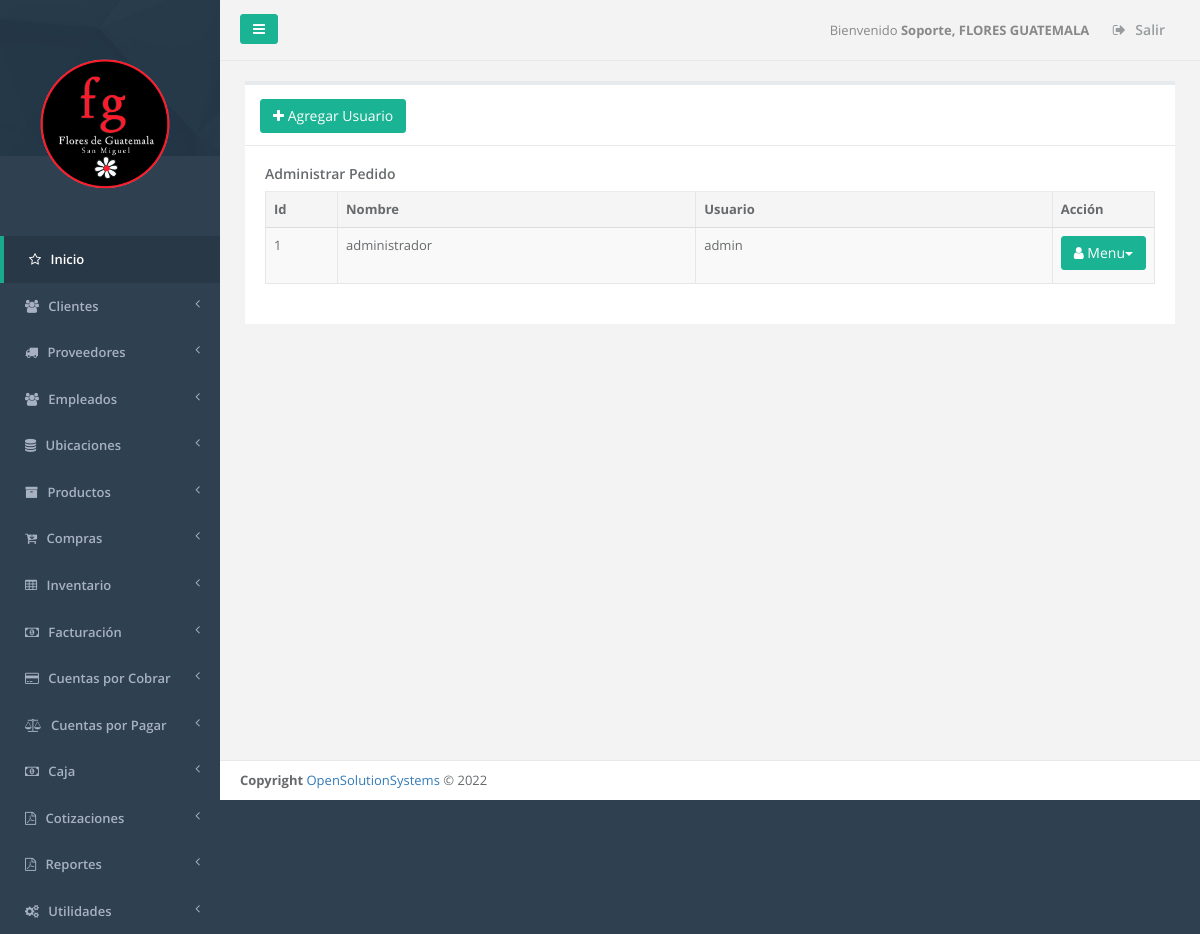
/admin_usuarios.php (signed in), run on an earlier commit of the app's database.
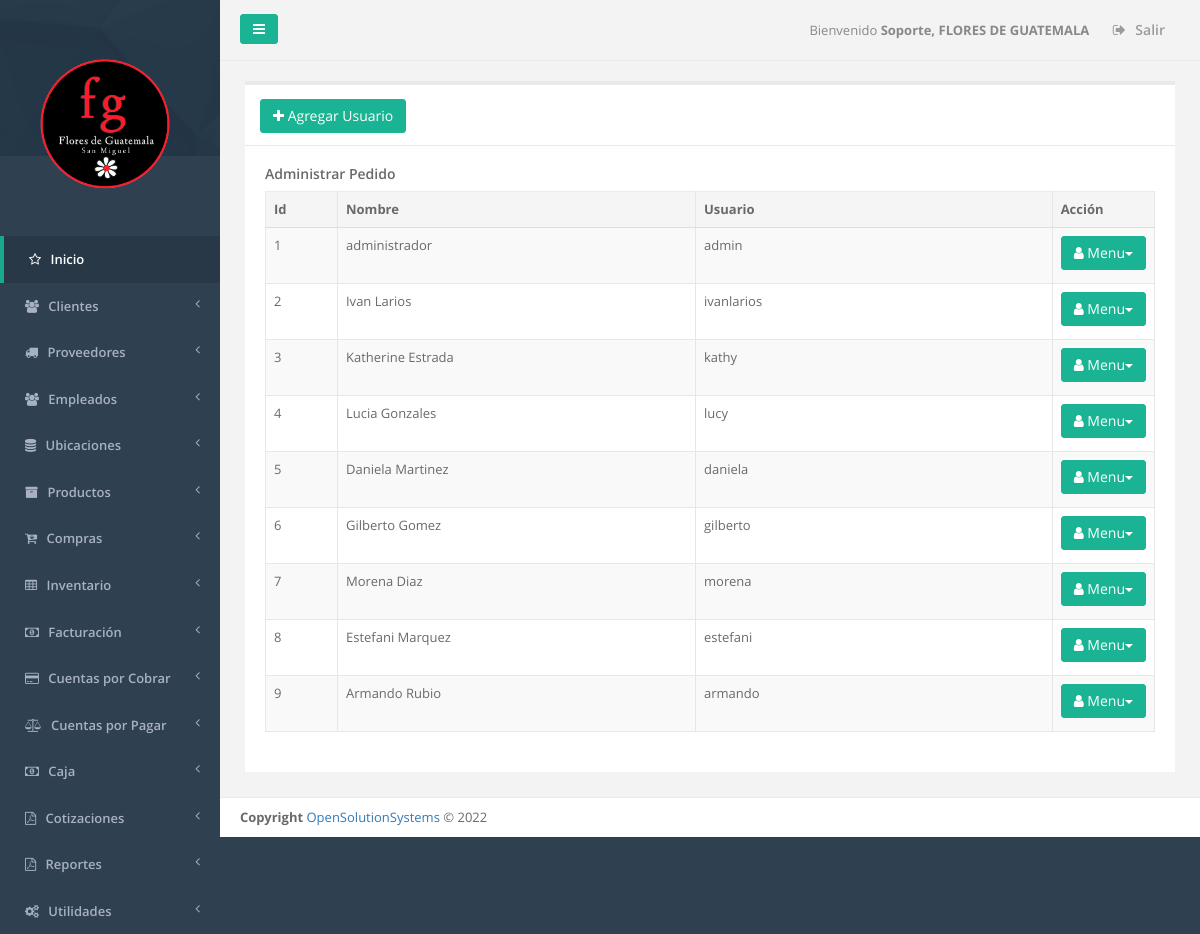
And on a later commit of the database.
### tables this page shows
CREATE TABLE `menu` (
  `id_server` int(11) NOT NULL,
  `unique_id` text NOT NULL,
  `id_menu` int(11) NOT NULL,
  `nombre` varchar(250) DEFAULT NULL,
  `prioridad` int(11) DEFAULT NULL,
  `icono` varchar(250) NOT NULL,
  `visible` tinyint(1) NOT NULL
);

CREATE TABLE `sucursal` (
  `id_server` int(11) NOT NULL,
  `unique_id` text NOT NULL,
  `id_sucursal` int(11) NOT NULL,
  `descripcion` text NOT NULL,
  `direccion` varchar(255) NOT NULL,
  `telefono1` varchar(20) NOT NULL,
  `telefono2` varchar(20) NOT NULL,
  `casa_matriz` tinyint(1) NOT NULL,
  `iva` float NOT NULL,
  `monto_retencion1` float NOT NULL,
  `monto_retencion10` float NOT NULL,
  `monto_percepcion` float NOT NULL,
  `n_sucursal` int(11) NOT NULL,
  `vigencia_factura` int(11) NOT NULL,
  `vigencia_pedido` int(11) NOT NULL,
  `giro` varchar(100) NOT NULL,
  `nrc` varchar(100) NOT NULL,
  `nit` varchar(100) NOT NULL,
  `razon_social` varchar(150) NOT NULL,
  `logo` varchar(150) NOT NULL,
  `serie_cof` varchar(100) NOT NULL,
  `desde_cof` int(11) NOT NULL,
  `hasta_cof` int(11) NOT NULL,
  `serie_ccf` varchar(100) NOT NULL,
  `desde_ccf` int(11) NOT NULL,
  `hasta_ccf` int(11) NOT NULL,
  `ultima_act` date NOT NULL
);

CREATE TABLE `usuario` (
  `id_server` int(11) NOT NULL,
  `unique_id` text NOT NULL,
  `id_sucursal` int(11) NOT NULL,
  `id_usuario` int(11) NOT NULL,
  `id_empleado` int(11) NOT NULL,
  `nombre` varchar(250) NOT NULL,
  `usuario` varchar(30) NOT NULL,
  `password` varchar(250) NOT NULL,
  `admin` int(11) NOT NULL,
  `precios` int(11) NOT NULL,
  `latitud_ultima` double NOT NULL,
  `longitud_ultima` double NOT NULL,
  `fecha_tracking` date NOT NULL,
  `hora_tracking` time NOT NULL
);

### _conexion.php (called while the page is built, shortened)
<?php
$username = "root";
$password = "admin$";
$hostname = "localhost";
$dbname = "flores_guatemala";
$conexion = mysqli_connect("$hostname","$username","$password","$dbname");
function _query($sql_string){
  global $conexion;
  mysqli_set_charset($conexion,"utf8");
  $query=mysqli_query($conexion,$sql_string);
  return $query;
}
function _fetch_array($sql_string){
  $fetched = mysqli_fetch_array($sql_string,MYSQLI_ASSOC);
  return $fetched;
}
function _num_rows($sql_string){
  $rows = mysqli_num_rows($sql_string);
  return $rows;
}
function get_name_script($url){
  if ( strpos($url, '/') !== FALSE ){
    $nombre_archivo_tmp = explode('/', $url);
  }
  $nombre_archivo= array_pop($nombre_archivo_tmp );
  return  $nombre_archivo;
}
function permission_usr($id_user,$filename){
  $sql1="SELECT menu.id_menu, menu.nombre as nombremenu, menu.prioridad,
  modulo.id_modulo,  modulo.nombre as nombremodulo, modulo.descripcion, modulo.filename,
  usuario_modulo.id_usuario,usuario.admin as admin
  FROM menu, modulo, usuario_modulo, usuario
  WHERE usuario.id_usuario='$id_user'
  AND menu.id_menu=modulo.id_menu
  AND usuario.id_usuario=usuario_modulo.id_usuario
  AND usuario_modulo.id_modulo=modulo.id_modulo
  AND modulo.filename='$filename'
  ";
  $result1=_query($sql1);
  $count1=_num_rows($result1);
  if($count1 >0){
    $row1=_fetch_array($result1);
    $admin=$row1['admin'];
    $nombremodulo=$row1['nombremodulo'];
    $filename=$row1['filename'];
    $name_link=$filename;
  }
  else{
    $name_link='NOT';
  }
  return $name_link;
}
?>

### admin_usuarios.php (the view, shortened to what the changed rows need)
<?php
	$_PAGE = array ();
	$_PAGE ['links'] = null;
	$_PAGE ['links'] .= '<link href="css/bootstrap.min.css" rel="stylesheet">';
	$_PAGE ['links'] .= '<link href="font-awesome/css/font-awesome.css" rel="stylesheet">';
	$_PAGE ['links'] .= '<link href="css/plugins/iCheck/custom.css" rel="stylesheet">';
	$_PAGE ['links'] .= '<link href="css/plugins/chosen/chosen.css" rel="stylesheet">';
	$_PAGE ['links'] .= '<link href="css/plugins/toastr/toastr.min.css" rel="stylesheet">';
	$_PAGE ['links'] .= '<link href="css/plugins/dataTables/dataTables.bootstrap.css" rel="stylesheet">';
	$_PAGE ['links'] .= '<link href="css/plugins/dataTables/dataTables.responsive.css" rel="stylesheet">';
	$_PAGE ['links'] .= '<link href="css/plugins/dataTables/dataTables.tableTools.min.css" rel="stylesheet">';
	$_PAGE ['links'] .= '<link href="css/animate.css" rel="stylesheet">';
	$_PAGE ['links'] .= '<link href="css/style.css" rel="stylesheet">';
	include_once "header.php";
	include_once "main_menu.php";
	$id_sucur=$_SESSION["id_sucursal"];
 	$id_user=$_SESSION["id_usuario"];
	$admin=$_SESSION["admin"];
	$uri = $_SERVER['SCRIPT_NAME'];
	$filename=get_name_script($uri);
	$links=permission_usr($id_user,$filename);
	if ($links!='NOT' || $admin=='1' ){
?>
<div class="wrapper wrapper-content  animated fadeInRight">
	<div class="row" id="row1">
		<div class="col-lg-12">
			<div class="ibox float-e-margins">
				<div class="ibox-content">
					<section>
						<table class="table table-striped table-bordered table-hover"id="editable">
							<thead>
								<tr>
									<th class="col-lg-1">Id</th>
									<th class="col-lg-5">Nombre</th>
									<th class="col-lg-5">Usuario</th>
									<th class="col-lg-1">Acci&oacute;n</th>
								</tr>
							</thead>
							<tbody>
							<?php
							$sql_u=_query("SELECT *FROM usuario WHERE id_sucursal='$id_sucur' AND id_usuario!=-1 ");
							while($row = _fetch_array($sql_u))
							{
								echo "<tr>";
								echo"<td>".$row['id_usuario']."</td>";
								echo"<td>".$row['nombre']."</td>
								<td>".$row['usuario']."</td>";
								echo"<td class='text-center'><div class='btn-group'>
								<a href='#' data-toggle='dropdown' class='btn btn-primary dropdown-toggle'><i class='fa fa-user icon-white'></i> Menu<span class='caret'></span></a>
								<ul class='dropdown-menu dropdown-primary'>";
								echo "	</ul>
								</div>
								</td>
								</tr>";
							}
							?>
							</tbody>
						</table>
					</section>
               	</div>
       		</div>
		</div>
	</div>
</div>
<?php
	include("footer.php");
		}
else {
		echo "<div></div><br><br><div class='alert alert-warning'>No tiene permiso para este modulo.</div>";
	}
?>

### main_menu.php (shortened to what the changed rows need)
<?php
  $id_sucursal = $_SESSION['id_sucursal'];
  $sql_sucursal = "SELECT * FROM sucursal WHERE id_sucursal = '$id_sucursal'";
  $query_sucursal = _query($sql_sucursal);
  $row_sucursal = _fetch_array($query_sucursal);
  $logo = $row_sucursal['logo'];
?>
<nav class="navbar-default navbar-static-side" role="navigation">
  <div class="sidebar-collapse">
    <ul class="nav" id="side-menu">
      <li class="nav-header">
        <div class="dropdown profile-element"> <span>
          <img alt="image" class="img-responsive" src="<?php echo $logo;  ?>" width="180px" style="margin-left: -3%;">
        </span>
      </div>
    </li>
    <?php
    $id_user=$_SESSION["id_usuario"];
    $admin=$_SESSION["admin"];
    $sql_menus="SELECT id_menu, nombre, prioridad,icono FROM menu order by prioridad";
    $result=_query($sql_menus);
    $main_lnk='dashboard.php';
    while($row=_fetch_array($result))
    {
      $menuname=$row['nombre'];
      $id_menu=$row['id_menu'];
      $icono=$row['icono'];
      if($admin=='1')
      {
        $sql_links="SELECT distinct menu.id_menu, menu.nombre as nombremenu, menu.prioridad,
        modulo.id_modulo, modulo.nombre as nombremodulo, modulo.descripcion, modulo.filename, usuario.admin
        FROM menu, modulo, usuario
        WHERE usuario.id_usuario='$id_user'
        AND usuario.admin='1'
        AND menu.id_menu='$id_menu'
        AND menu.id_menu=modulo.id_menu
        AND modulo.mostrarmenu='1'
        AND menu.visible=1
        ";
      }
      $result_modules=_query($sql_links);
      $numrow2=_num_rows($result_modules);
      if($numrow2>0)
      {
        echo "<li><a href='".$main_lnk."'><i class='".$icono."'></i></i> <span class='nav-label'>".$menuname."</span> <span class='fa arrow'></span></a>";
        echo" </li>";
      }
    }
  ?>
</div>
</nav>
<div id="page-wrapper" class="gray-bg">
  <div class="row border-bottom">
    <nav class="navbar navbar-static-top" role="navigation" style="margin-bottom: 0">
      <?php
      $id_sucursal=$_SESSION["id_sucursal"];
      $qsucursal=_query("SELECT descripcion FROM sucursal WHERE id_sucursal='$id_sucursal'");
      $row_sucursal=_fetch_array($qsucursal);
      $sucursal=$row_sucursal["descripcion"];
      ?>
      <ul class="nav navbar-top-links navbar-right">
        <li>
          <span class="m-r-sm text-muted welcome-message">Bienvenido <b><?php echo $_SESSION["nombre"].", ".$sucursal ?> </b></span>
        </li>
      </ul>
    </nav>
  </div>

What changed in the data, as far as the page shows it:
changed sucursal: descripcion "FLORES GUATEMALA" → "FLORES DE GUATEMALA"
added usuario: id_usuario "2", nombre "Ivan Larios", usuario "ivanlarios"
added usuario: id_usuario "3", nombre "Katherine Estrada", usuario "kathy"
added usuario: id_usuario "4", nombre "Lucia Gonzales", usuario "lucy"
added usuario: id_usuario "5", nombre "Daniela Martinez", usuario "daniela"
added usuario: id_usuario "6", nombre "Gilberto Gomez", usuario "gilberto"
added usuario: id_usuario "7", nombre "Morena Diaz", usuario "morena"
added usuario: id_usuario "8", nombre "Estefani Marquez", usuario "estefani"
added usuario: id_usuario "9", nombre "Armando Rubio", usuario "armando"
